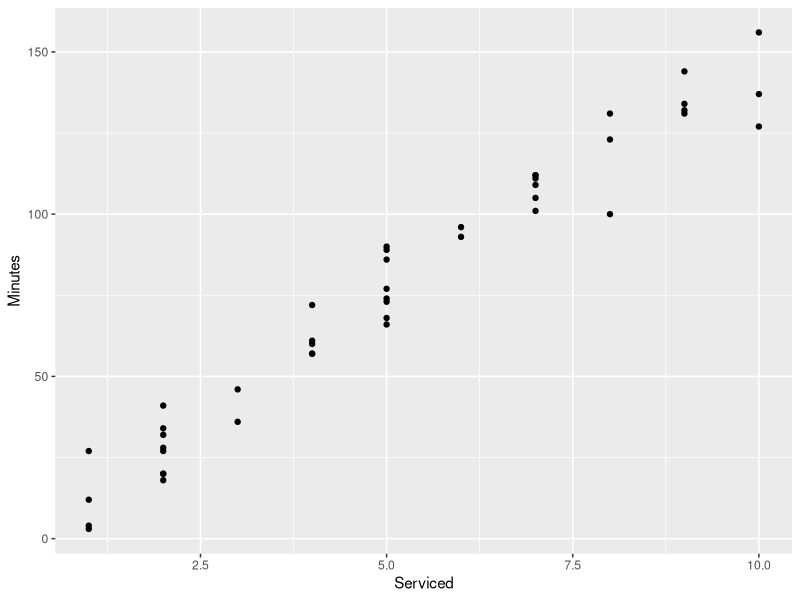

The R source for this figure:
## ---- chunk 1
library(tidyverse,LaTeX)
df<-read.table("copier.txt", header = TRUE)
## ---- chunk 2
ggplot(df, aes(x = Serviced, y = Minutes))+
  geom_point()
## ---- chunk 3
lm_result<- lm(Minutes~Serviced, data = df)
summary(lm_result)
## ---- chunk 4
anova(lm_result)
